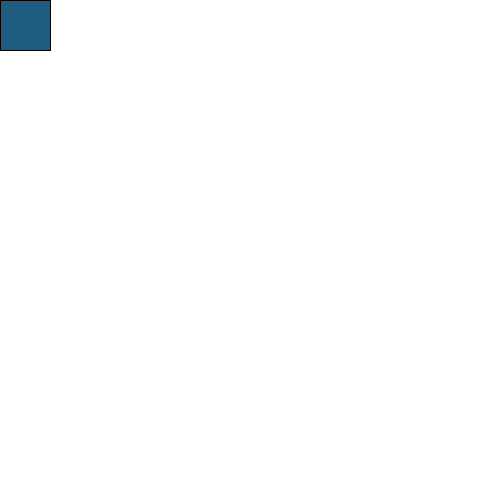
Frame 1 (no input)
Frame 60 (the mouse pressed at the canvas centre just before this capture): identical to frame 1, image omitted
Frame 120 (the mouse held since frame 60 and released just before this capture): identical to frame 1, image omitted

The Processing sketch that drew this single still picture (run headless with seeded random() and noise(); from frame 60 on, the mouse is pressed at the canvas centre):

// Processing sketch: itbemoving
// ── itbemoving.pde
int x = mouseX;
int y = mouseY;

void setup(){
  size(500,500);
}

void draw(){
  background(255,255,255);
  fill(31, 92, 128);
  rect(x,y,50,50);
  
}

void mouseDragged(){
  if(mousePressed){
    x= mouseX;
    y= mouseY;
  }
}

void mouseReleased(){
  
}
